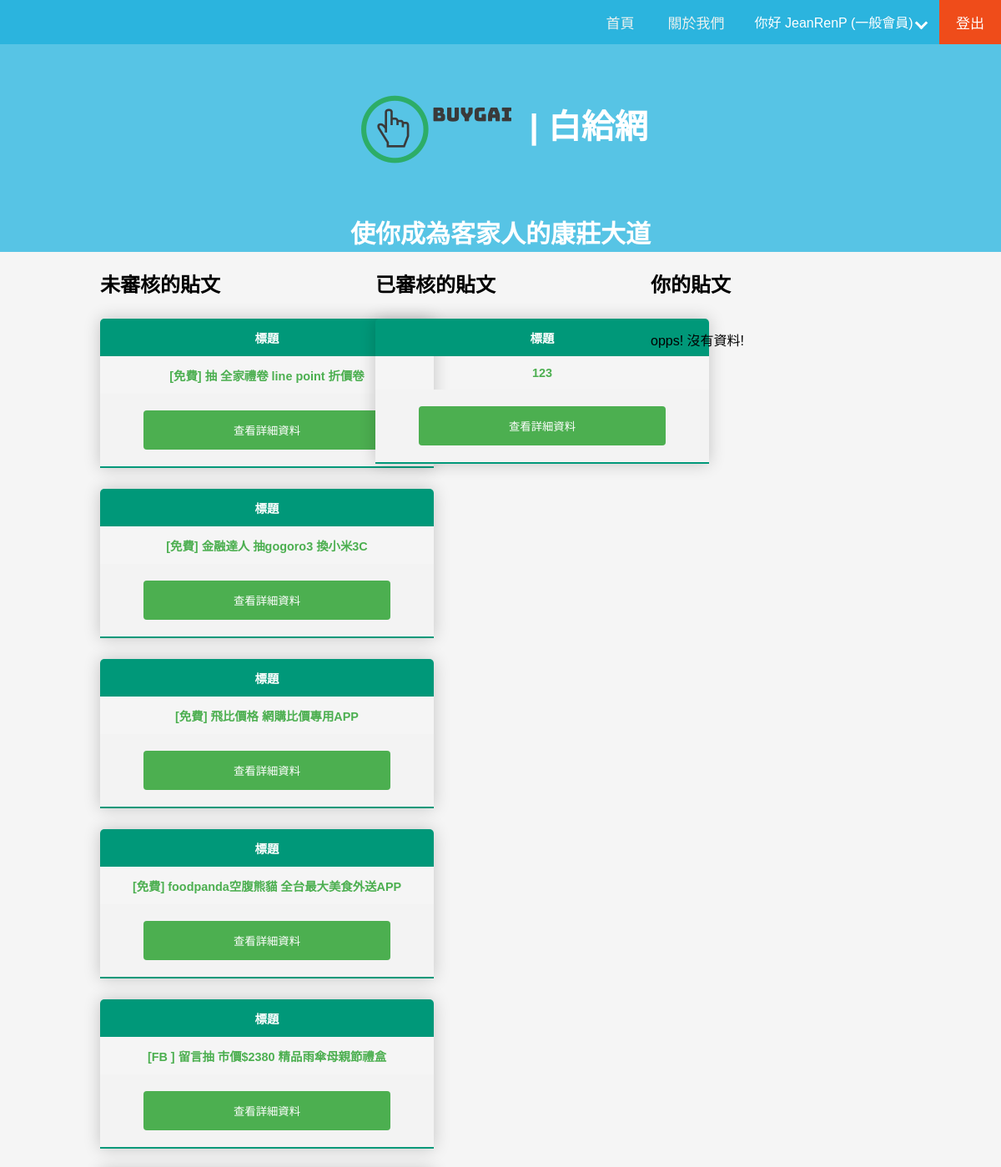
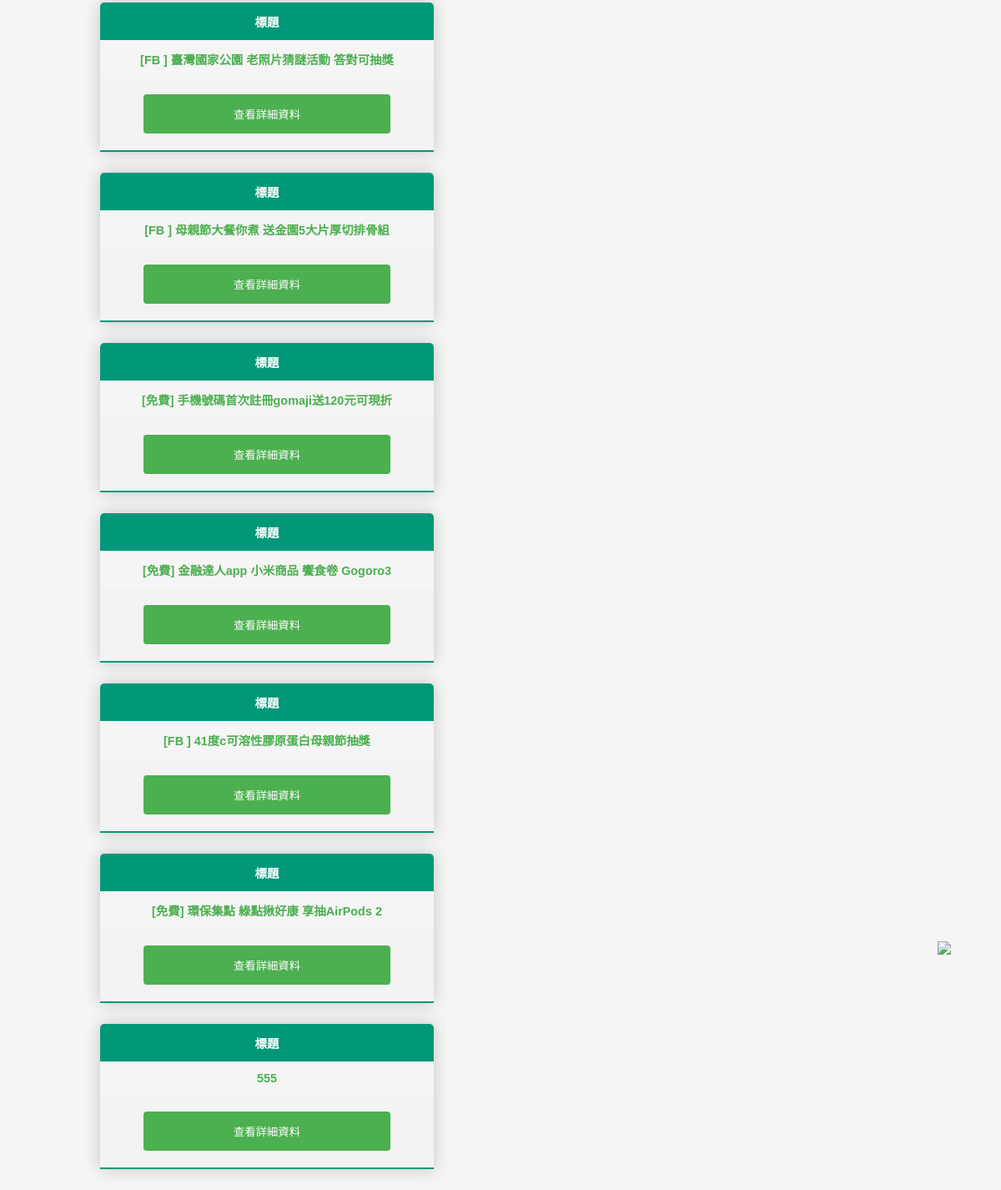
/index.php (signed in), run on the app's committed database (2 pictures, top to bottom).
### tables this page shows
CREATE TABLE `users` (
  `id` int(11) NOT NULL,
  `username` varchar(50) NOT NULL,
  `name` text NOT NULL,
  `password` varchar(50) NOT NULL,
  `email` varchar(100) NOT NULL,
  `permission` varchar(10) NOT NULL DEFAULT '一般會員'
);

CREATE TABLE `post_event_confirm_data` (
  `id` int(20) NOT NULL,
  `title` char(40) NOT NULL,
  `descript` varchar(500) DEFAULT NULL,
  `organizer` char(20) NOT NULL DEFAULT '未確認',
  `start_daily` char(20) DEFAULT NULL,
  `end_daily` char(20) DEFAULT NULL,
  `original_web` varchar(200) NOT NULL DEFAULT '未確認',
  `post_member` varchar(50) NOT NULL DEFAULT '未確認',
  `post_member_id` int(11) NOT NULL,
  `post_daily` date DEFAULT NULL,
  `is_confirm` tinytext NOT NULL,
  `winner` varchar(50) NOT NULL DEFAULT '未確認'
);

### DataBaseVar.php (called while the page is built)
<?php
$host = 'localhost';
$username = 'root';
$password = '';
$database = 'byegay';
?>

### DatabaseObject.php (called while the page is built, shortened)
<?php
class DatabaseObject
{
    private $con;
    public function __construct($host, $username, $password, $database)
    {
        $this->con = mysqli_connect($host, $username, $password, $database, 3306);
    }
    public function query($query)
    {
        $result = mysqli_query($this->con, $query) or $this->error($query . '/' . mysqli_error($this->con));
        return $result;
    }
    public function fetch($result){
        return mysqli_fetch_assoc($result);
    }
    public function num_rows($result)
    {
        return mysqli_num_rows($result);
    }
}

### event_show.php (the view, shortened to what this page needs)
<link rel="stylesheet" href="css/layout.css">
<?php
    if (isset($_SESSION['user_id'])) {
        $user_id = $_SESSION['user_id'];
        $result = $database->query("SELECT `id`, `permission` FROM `users` WHERE `id` = '$user_id' LIMIT 1");
        $user = $database->fetch($result);
        if ($user['permission'] == "管理員") {
            $notConfirm_result = $database->query("SELECT * FROM `post_event_confirm_data` WHERE is_confirm = 0");
            $confirm_result = $database->query("SELECT * FROM `post_event_confirm_data` WHERE is_confirm = 1");
            $member_post_result = $database->query("SELECT * FROM `post_event_confirm_data` WHERE `post_member_id` = '{$user_id}'");
            echo "<div class='all-container'><div class='notconfirm-container'><a class='unconfirm-a'><h2>你好管理員，以下是未審核的貼文</h2></a>";
            try {
                if ($database->num_rows($notConfirm_result) == 0) {
                    echo "<br><a>opps! 沒有資料!</a>";
                } else {
                    while ($notConfirmdata = $database->fetch($notConfirm_result)){
                        echo "<div class='post-notconfirm'>
                            <table class='unconfirm-content-table'>
                                <thead>
                                    <tr>
                                        <th>標題</th>
                                    </tr>
                                </thead>
                                <tbody>
                                    <tr class='active-row'>
                                        <td>{$notConfirmdata['title']}</td>
                                    </tr>
                                    <tr class='active-row'>
                                        <td>
                                            <form class='form-signup' action='./detail.php#{$notConfirmdata['id']}' method='post'>
                                                <input type='hidden' name='postid' value='{$notConfirmdata['id']}'>
                                                <input class='detail-submit' type='submit' name='detail-submit' value='查看詳細資料'><br>
                                            </form>
                                        </td>
                                    </tr>
                                </tbody>
                            </table>
                        </div>";
                    }
                }
                echo "</div>";
            } catch (Exception $e) {
                echo $e->getMessage();
            }
            echo "<div class='confirm-container'><a class='confirm-a'><h2>你好管理員，以下是已審核的貼文</h2></a>";
            try {
                if ($database->num_rows($confirm_result) == 0) {
                    echo "<br><a>opps! 沒有資料!</a>";
                } else {
                    while ($confirmdata = $database->fetch($confirm_result)){
                        echo "<div class='post-confirm'>
                            <table class='confirm-content-table'>
                                <thead>
                                    <tr>
                                        <th>標題</th>
                                    </tr>
                                </thead>
                                <tbody>
                                    <tr class='active-row'>
                                        <td>{$confirmdata['title']}</td>
                                    </tr>
                                    <tr class='active-row'>
                                        <td>
                                            <form class='form-signup' action='./detail.php#{$confirmdata['id']}' method='post'>
                                                <input type='hidden' name='postid' value='{$confirmdata['id']}'>
                                                <input class='detail-submit' type='submit' name='detail-submit' value='查看詳細資料'><br>
                                            </form>
                                        </td>
                                    </tr>
                                </tbody>
                            </table>
                        </div>
                    ";
                    }
                }
                echo "</div></div>";
            } catch (Exception $e) {
                echo $e->getMessage();
            }
            echo "<div class='member-container'><a class='confirm-a'><h2>你的貼文</h2></a>";
            try {
                if ($database->num_rows($member_post_result) == 0) {
                    echo "<br><a>opps! 沒有資料!</a>";
                } else {
                    while ($postMemberData = $database->fetch($member_post_result)){
                        echo "<div class='post-confirm'>
                            <table class='member-content-table'>
                                <thead>
                                    <tr>
                                        <th>
                                            <form class='form-manage' action='./edit_event.php#{$postMemberData['id']}' method='post'>
                                                    <input type='hidden' name='postid' value='{$postMemberData['id']}'>
                                                    <input type='submit' name='edit-sumit' value='修改內容'>
                                            </form>
                                        </th>
                                    </tr>
                                </thead>
                                <tbody>
                                    <tr class='active-row'>
                                        <td>{$postMemberData['title']}</td>
                                    </tr>
                                    <tr class='active-row'>
                                        <td>
                                            <form class='form-signup' action='./detail.php#{$postMemberData['id']}' method='post'>
                                                <input type='hidden' name='postid' value='{$postMemberData['id']}'>
                                                <input class='detail-submit' type='submit' name='detail-submit' value='查看詳細資料'><br>
                                            </form>
                                        </td>
                                    </tr>
                                </tbody>
                            </table>
                        </div>
                    ";
                    }
                }
                echo "</div></div>";
            } catch (Exception $e) {
                echo $e->getMessage();
            }
        } else {
            $notConfirm_result = $database->query("SELECT * FROM `post_event_confirm_data` WHERE `is_confirm` = 0");
            $confirm_result = $database->query("SELECT * FROM `post_event_confirm_data` WHERE `is_confirm` = 1");
            $member_post_result = $database->query("SELECT * FROM `post_event_confirm_data` WHERE `post_member_id` = '{$user_id}' LIMIT 1");
            echo "<div class='all-container'><div class='notconfirm-container'><a class='unconfirm-a'><h2>未審核的貼文</h2></a>";
            try {
                if ($database->num_rows($notConfirm_result) == 0) {
                    echo "<br><a>opps! 沒有資料!</a>";
                } else {
                    while ($notConfirmdata = $database->fetch($notConfirm_result)){
                        echo "<div class='post-notconfirm'>
                            <table class='unconfirm-content-table'>
                                <thead>
                                    <tr>
                                        <th>標題</th>
                                    </tr>
                                </thead>
                                <tbody>
                                    <tr class='active-row'>
                                        <td>{$notConfirmdata['title']}</td>
                                    </tr>
                                    <tr class='active-row'>
                                        <td>
                                            <form class='form-signup' action='./detail.php#{$notConfirmdata['id']}' method='post'>
                                                <input type='hidden' name='postid' value='{$notConfirmdata['id']}'>
                                                <input class='detail-submit' type='submit' name='detail-submit' value='查看詳細資料'><br>
                                            </form>
                                        </td>
                                    </tr>
                                </tbody>
                            </table>
                        </div>";
                    }
                }
                echo "</div>";
            } catch (Exception $e) {
                echo $e->getMessage();
            }
            echo "<div class='confirm-container'><a class='confirm-a'><h2>已審核的貼文</h2></a>";
            try {
                if ($database->num_rows($confirm_result) == 0) {
                    echo "<br><a>opps! 沒有資料!</a>";
                } else {
                    while ($confirmdata = $database->fetch($confirm_result)){
                        echo "<div class='post-confirm'>
                            <table class='confirm-content-table'>
                                <thead>
                                    <tr>
                                        <th>標題</th>
                                    </tr>
                                </thead>
                                <tbody>
                                    <tr class='active-row'>
                                        <td>{$confirmdata['title']}</td>
                                    </tr>
                                    <tr class='active-row'>
                                        <td>
                                            <form class='form-signup' action='./detail.php#{$confirmdata['id']}' method='post'>
                                                <input type='hidden' name='postid' value='{$confirmdata['id']}'>
                                                <input class='detail-submit' type='submit' name='detail-submit' value='查看詳細資料'><br>
                                            </form>
                                        </td>
                                    </tr>
                                </tbody>
                            </table>
                        </div>
                    ";
                    }
                }
                echo "</div></div>";
            } catch (Exception $e) {
                echo $e->getMessage();
            }
            echo "<div class='member-container'><a class='confirm-a'><h2>你的貼文</h2></a>";
            try {
                if ($database->num_rows($member_post_result) == 0) {
                    echo "<br><a>opps! 沒有資料!</a>";
                }
                echo "</div></div>";
            } catch (Exception $e) {
                echo $e->getMessage();
            }
        }
    }
?>

### includes/header.php (shortened to what this page needs)
<!DOCTYPE html>
<html lang="en">
<head>
    <link rel="stylesheet" href="css/layout.css">
</head>
<body>
    <div class="topnav">
        <?php
            if (isset($_SESSION['user_id'])) {
                $user_id = $_SESSION['user_id'];
                $result = $database->query("SELECT `id`, `username`, `name`, `permission` FROM `users` WHERE `id` = '$user_id' LIMIT 1");
                try {
                    if ($database->num_rows($result) == 0){
                        throw new Exception('此帳號不存在，發生錯誤');
                    }else{
                        $user = $database->fetch($result);
                    }
                }catch (Exception $e){
                    echo $e->getMessage();
                }
                if ($user['permission'] != "管理員") {
                    echo "
                    <div class='js-logout'>
                        <a class='logout' href='logout.php?logstate=logout'>登出
                        </a>
                    </div>
                    <div class='dropdown'>
                        <button class='dropbtn'>你好 {$user['name']} ({$user['permission']})
                        <i class='arrow down'></i>
                        </button>
                        <div class='dropdown-content'>
                            <a href='profile.php'>個人資訊</a>
                            <a href='account_manage.php'>帳號管理</a>
                        </div>
                    </div>
                    ";
                }
            } else {
                echo
                "<div class='js-login'><a class='login' href='login.php'>登入</a></div>
                <div class='js-register'><a class='register' href='register.php'>註冊</a></div>";
            }
        ?>
        <div class="js-about"><a href="about.php">關於我們</a></div>
        <div class="js-index"><a href="index.php">首頁</a></div>
    </div>
    <div class="header">
        <img class="imgMiddle" src="img/logo.png"> | 白給網 <br>
        <a>使你成為客家人的康莊大道</a>
    </div>
</body>
</html>

### data on the page
users: name "JeanRenP", permission "一般會員"
post_event_confirm_data: title "[免費] 抽 全家禮卷 line point 折價卷"
post_event_confirm_data: title "[免費] 金融達人 抽gogoro3 換小米3C"
post_event_confirm_data: title "[免費] 飛比價格 網購比價專用APP"
post_event_confirm_data: title "[免費] foodpanda空腹熊貓 全台最大美食外送APP"
post_event_confirm_data: title "[FB ] 留言抽 市價$2380 精品雨傘母親節禮盒"
post_event_confirm_data: title "[FB ] 臺灣國家公園 老照片猜謎活動 答對可抽獎"
post_event_confirm_data: title "[FB ] 母親節大餐你煮 送金園5大片厚切排骨組"
post_event_confirm_data: title "[免費] 手機號碼首次註冊gomaji送120元可現折"
post_event_confirm_data: title "[免費] 金融達人app 小米商品 饗食卷 Gogoro3"
post_event_confirm_data: title "[FB ] 41度c可溶性膠原蛋白母親節抽獎"
post_event_confirm_data: title "[免費] 環保集點 綠點揪好康 享抽AirPods 2"
post_event_confirm_data: title "555"
post_event_confirm_data: title "123"
